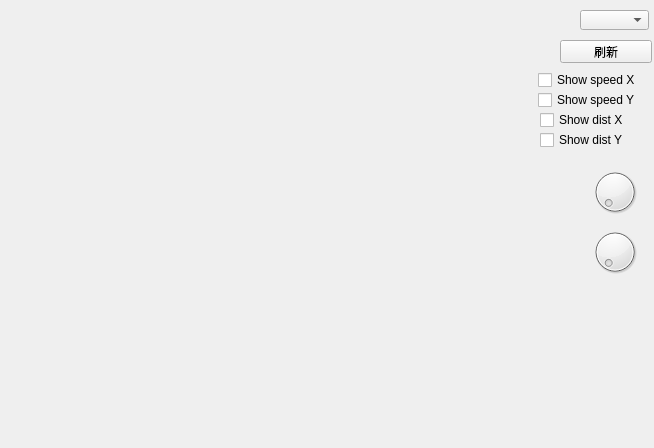
<?xml version="1.0" encoding="UTF-8"?>
<ui version="4.0">
 <class>Widget</class>
 <widget class="QWidget" name="Widget">
  <property name="geometry">
   <rect>
    <x>0</x>
    <y>0</y>
    <width>654</width>
    <height>448</height>
   </rect>
  </property>
  <property name="windowTitle">
   <string>Widget</string>
  </property>
  <widget class="QComboBox" name="comboBox">
   <property name="geometry">
    <rect>
     <x>580</x>
     <y>10</y>
     <width>69</width>
     <height>20</height>
    </rect>
   </property>
  </widget>
  <widget class="QPushButton" name="pushButton">
   <property name="geometry">
    <rect>
     <x>560</x>
     <y>40</y>
     <width>92</width>
     <height>23</height>
    </rect>
   </property>
   <property name="text">
    <string>刷新</string>
   </property>
  </widget>
  <widget class="QCheckBox" name="checkY">
   <property name="geometry">
    <rect>
     <x>538</x>
     <y>90</y>
     <width>101</width>
     <height>20</height>
    </rect>
   </property>
   <property name="text">
    <string>Show speed Y</string>
   </property>
  </widget>
  <widget class="QCheckBox" name="checkX">
   <property name="geometry">
    <rect>
     <x>538</x>
     <y>70</y>
     <width>101</width>
     <height>20</height>
    </rect>
   </property>
   <property name="text">
    <string>Show speed X</string>
   </property>
  </widget>
  <widget class="QDial" name="dial">
   <property name="geometry">
    <rect>
     <x>590</x>
     <y>160</y>
     <width>50</width>
     <height>64</height>
    </rect>
   </property>
   <property name="toolTip">
    <string>&lt;html&gt;&lt;head/&gt;&lt;body&gt;&lt;p&gt;改变坐标刻度&lt;/p&gt;&lt;/body&gt;&lt;/html&gt;</string>
   </property>
  </widget>
  <widget class="QDial" name="dial_2">
   <property name="geometry">
    <rect>
     <x>590</x>
     <y>220</y>
     <width>50</width>
     <height>64</height>
    </rect>
   </property>
   <property name="toolTip">
    <string>&lt;html&gt;&lt;head/&gt;&lt;body&gt;&lt;p&gt;改变位置坐标大小&lt;/p&gt;&lt;/body&gt;&lt;/html&gt;</string>
   </property>
  </widget>
  <widget class="QCheckBox" name="checkdistX">
   <property name="geometry">
    <rect>
     <x>540</x>
     <y>110</y>
     <width>111</width>
     <height>20</height>
    </rect>
   </property>
   <property name="text">
    <string>Show dist X</string>
   </property>
  </widget>
  <widget class="QCheckBox" name="checkdistY">
   <property name="geometry">
    <rect>
     <x>540</x>
     <y>130</y>
     <width>111</width>
     <height>20</height>
    </rect>
   </property>
   <property name="text">
    <string>Show dist Y</string>
   </property>
  </widget>
 </widget>
 <layoutdefault spacing="6" margin="11"/>
 <resources/>
 <connections/>
</ui>
